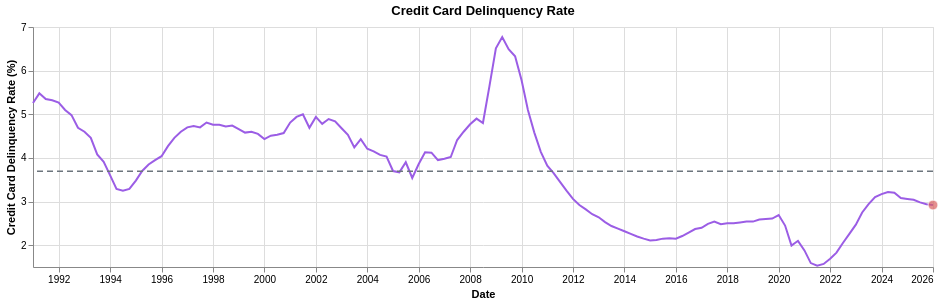

Write notebook code for a chart like this one.
### Markdown cell above
### Credit Card Delinquency Rate

Credit card delinquency is a direct sign of repayment stress. Rising delinquency suggests more households are falling behind on short-term consumer debt.

### Code cell
delinquency_chart = make_indicator_line_chart("DRCCLACBS", "Credit Card Delinquency Rate", "Credit Card Delinquency Rate (%)", line_color="#9b5de5")
display(delinquency_chart)

### Figure 1 — Vega-Lite specification as saved in the notebook (floating-point values rounded to 4 significant figures; data arrays with more than 128 entries replaced by an {"elided": "..."} marker saying what was removed)
{"config": {"view": {"continuousWidth": 300, "continuousHeight": 300}}, "layer": [{"data": {"name": "data-0e23b9978dd32e766a3f7345bed8d1ca"}, "mark": {"type": "line", "color": "#9b5de5", "strokeWidth": 2}, "encoding": {"tooltip": [{"field": "observation_date", "format": "%Y-%m-%d", "title": "Date", "type": "temporal"}, {"field": "DRCCLACBS", "format": ".2f", "title": "Value (%)", "type": "quantitative"}], "x": {"field": "observation_date", "title": "Date", "type": "temporal"}, "y": {"field": "DRCCLACBS", "scale": {"zero": false}, "title": "Credit Card Delinquency Rate (%)", "type": "quantitative"}}}, {"data": {"name": "data-a0efca23b495fda29ce8b6f6b93f902c"}, "mark": {"type": "rule", "color": "#6c757d", "strokeDash": [6, 4], "strokeWidth": 1.5}, "encoding": {"tooltip": [{"field": "historical_average", "format": ".2f", "title": "Historical average (%)", "type": "quantitative"}], "y": {"field": "historical_average", "type": "quantitative"}}}, {"data": {"name": "data-0f88b264244bdfbab571ca42083dc0f8"}, "mark": {"type": "circle", "color": "#d95f5f", "size": 95, "stroke": "white", "strokeWidth": 1}, "encoding": {"tooltip": [{"field": "observation_date", "format": "%Y-%m-%d", "title": "Latest date", "type": "temporal"}, {"field": "DRCCLACBS", "format": ".2f", "title": "Latest value (%)", "type": "quantitative"}], "x": {"field": "observation_date", "type": "temporal"}, "y": {"field": "DRCCLACBS", "type": "quantitative"}}}], "height": 240, "title": "Credit Card Delinquency Rate", "width": 900, "$schema": "https://vega.github.io/schema/vega-lite/v6.4.1.json", "datasets": {"data-0e23b9978dd32e766a3f7345bed8d1ca": {"elided": "141 records"}, "data-a0efca23b495fda29ce8b6f6b93f902c": [{"historical_average": 3.692}], "data-0f88b264244bdfbab571ca42083dc0f8": [{"observation_date": "2026-01-01T00:00:00", "DRCCLACBS": 2.92}]}}
